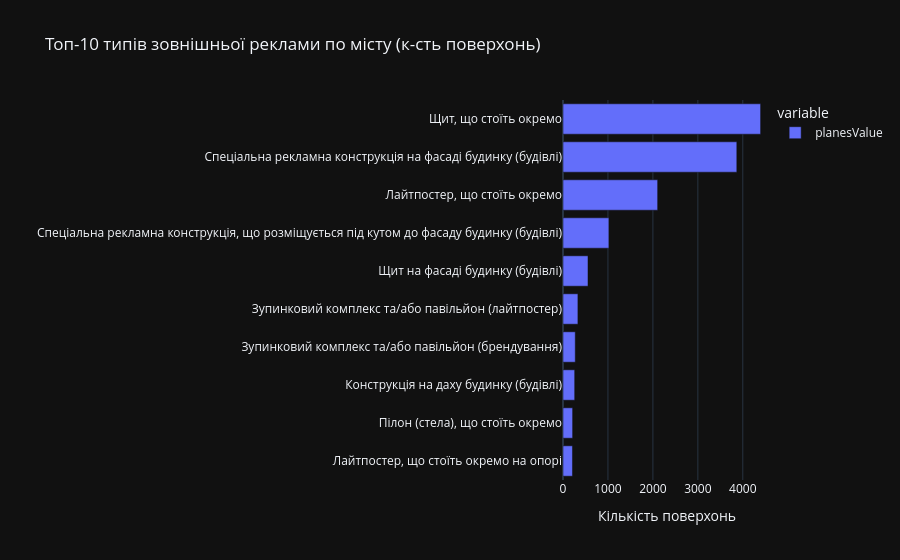

Write notebook code for a chart like this one.
### Code cell
import seaborn as sns
import matplotlib.pyplot as plt
import plotly.express as px
active_df = reclama_df[reclama_df["status_actual"] == "Дійсний"]
by_planes = active_df.groupby("type", observed=True)["planesValue"].sum().sort_values(ascending=False).head(10)
print(by_planes)
fig = px.bar(
    by_planes.sort_values(ascending=True),
    orientation='h',
    title='Топ-10 типів зовнішньої реклами по місту (к-сть поверхонь)',
    labels={'value': 'Кількість поверхонь', 'type': ''}
)
fig.show()

### Figure 1 — Plotly figure (JSON) as saved in the notebook; plotly's stock layout.template omitted (floating-point values rounded to 4 significant figures)
{"data": [{"hovertemplate": "variable=planesValue<br>Кількість поверхонь=%{x}<br>=%{y}<extra></extra>", "legendgroup": "planesValue", "marker": {"color": "#636efa", "pattern": {"shape": ""}}, "name": "planesValue", "orientation": "h", "showlegend": true, "textposition": "auto", "x": [211, 214, 260, 273, 332, 556, 1021, 2106, 3867, 4396], "xaxis": "x", "y": ["Лайтпостер, що стоїть окремо на опорі", "Пілон (стела), що стоїть окремо", "Конструкція на даху будинку (будівлі)", "Зупинковий комплекс та/або павільйон (брендування)", "Зупинковий комплекс та/або павільйон (лайтпостер)", "Щит на фасаді будинку (будівлі)", "Спеціальна рекламна конструкція, що розміщується під кутом до фасаду будинку (будівлі)", "Лайтпостер, що стоїть окремо", "Спеціальна рекламна конструкція на фасаді будинку (будівлі)", "Щит, що стоїть окремо"], "yaxis": "y", "type": "bar"}], "layout": {"xaxis": {"anchor": "y", "domain": [0.0, 1.0], "title": {"text": "Кількість поверхонь"}}, "yaxis": {"anchor": "x", "domain": [0.0, 1.0], "title": {"text": ""}}, "legend": {"title": {"text": "variable"}, "tracegroupgap": 0}, "title": {"text": "Топ-10 типів зовнішньої реклами по місту (к-сть поверхонь)"}, "barmode": "relative"}}
